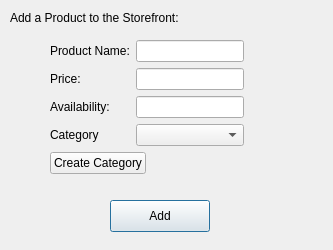
<?xml version="1.0" encoding="UTF-8"?>
<ui version="4.0">
 <class>addproduct</class>
 <widget class="QDialog" name="addproduct">
  <property name="geometry">
   <rect>
    <x>0</x>
    <y>0</y>
    <width>333</width>
    <height>250</height>
   </rect>
  </property>
  <property name="windowTitle">
   <string>Dialog</string>
  </property>
  <widget class="QLabel" name="label">
   <property name="geometry">
    <rect>
     <x>10</x>
     <y>10</y>
     <width>191</width>
     <height>16</height>
    </rect>
   </property>
   <property name="text">
    <string>Add a Product to the Storefront:</string>
   </property>
  </widget>
  <widget class="QPushButton" name="addProd">
   <property name="geometry">
    <rect>
     <x>110</x>
     <y>200</y>
     <width>100</width>
     <height>32</height>
    </rect>
   </property>
   <property name="text">
    <string>Add</string>
   </property>
  </widget>
  <widget class="QWidget" name="">
   <property name="geometry">
    <rect>
     <x>50</x>
     <y>40</y>
     <width>234</width>
     <height>151</height>
    </rect>
   </property>
   <layout class="QFormLayout" name="formLayout_2">
    <item row="0" column="0">
     <layout class="QFormLayout" name="formLayout">
      <item row="0" column="0">
       <widget class="QLabel" name="label_2">
        <property name="text">
         <string>Product Name:</string>
        </property>
       </widget>
      </item>
      <item row="0" column="1">
       <widget class="QLineEdit" name="prodName"/>
      </item>
      <item row="1" column="0">
       <widget class="QLabel" name="label_3">
        <property name="text">
         <string>Price:</string>
        </property>
       </widget>
      </item>
      <item row="1" column="1">
       <widget class="QLineEdit" name="priceProd"/>
      </item>
      <item row="2" column="0">
       <widget class="QLabel" name="label_4">
        <property name="text">
         <string>Availability:</string>
        </property>
       </widget>
      </item>
      <item row="2" column="1">
       <widget class="QLineEdit" name="avaProd"/>
      </item>
      <item row="3" column="0">
       <widget class="QLabel" name="label_5">
        <property name="text">
         <string>Category</string>
        </property>
       </widget>
      </item>
      <item row="3" column="1">
       <widget class="QComboBox" name="categoryProd"/>
      </item>
     </layout>
    </item>
    <item row="1" column="0">
     <widget class="QPushButton" name="createCat">
      <property name="text">
       <string>Create Category</string>
      </property>
     </widget>
    </item>
   </layout>
  </widget>
 </widget>
 <resources/>
 <connections/>
</ui>
